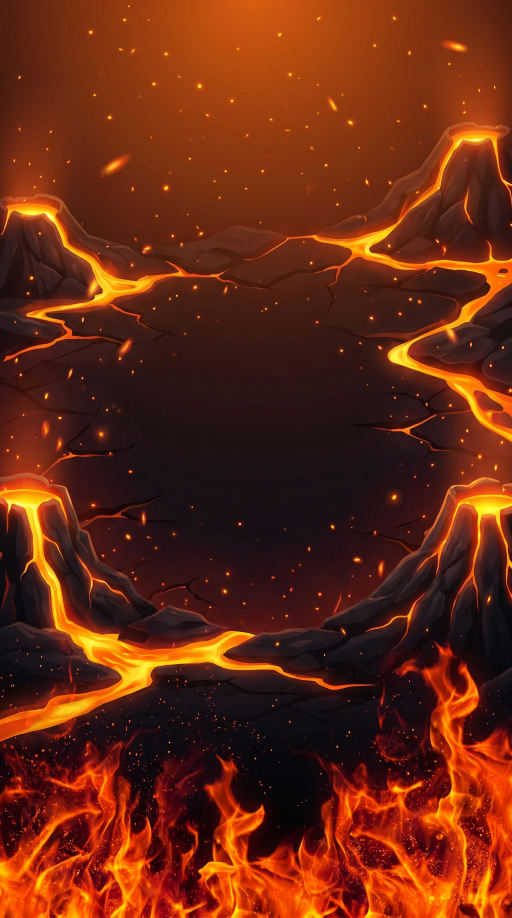
#> input picture assets/inferno-link-assets/raw/bg_inferno.png, 1536 x 2752 px (shown at 1/3 size)
$ python prep-assets.py
#> lines starting #> are read from the running program, lines starting #| are printed output that depends on the picture; after the words box and inside, x2 and y2 are one past the last pixel; in counts of white or black regions, pixels touching at a corner belong together
#!/usr/bin/env python3
"""
Inferno Link — asset prep / background removal.

Turns the raw Nano Banana art in assets/inferno-link-assets/raw/ into game-ready textures
under games/inferno-link/art/. Background removal is EDGE FLOOD-FILL (only white pixels
connected to the border are keyed) so interior highlights survive; flame wisps that fade to
white get a slightly higher threshold so the colored fire is kept. The background + reel
frame are flat scenes (frame keyed on white, bg resized to JPG). Shared UI buttons are
reused from the Fortune Wheel set.

  python3 games/inferno-link/tools/prep-assets.py

Idempotent. Requires Pillow + numpy.
"""
import os
import shutil

import numpy as np
from PIL import Image, ImageDraw, ImageFilter

HERE = os.path.dirname(os.path.abspath(__file__))
REPO = os.path.abspath(os.path.join(HERE, "..", "..", ".."))
RAW = os.path.join(REPO, "assets", "inferno-link-assets", "raw")
ART = os.path.join(REPO, "games", "inferno-link", "art")
WHEEL_UI = os.path.join(REPO, "games", "fortune-wheel", "art", "ui")

SENTINEL = (255, 0, 255)


def _key_white_edges(rgb: Image.Image, thresh: int = 55, erode: bool = True) -> Image.Image:
    work = rgb.convert("RGB").copy()
    w, h = work.size
    seeds = []
    step = max(8, min(w, h) // 28)
    for x in range(0, w, step):
        seeds += [(x, 0), (x, h - 1)]
    for y in range(0, h, step):
        seeds += [(0, y), (w - 1, y)]
    for s in seeds:
        px = work.getpixel(s)
        if px[0] > 205 and px[1] > 205 and px[2] > 205:
            ImageDraw.floodfill(work, s, SENTINEL, thresh=thresh)

    arr = np.asarray(work)
    bg = np.all(arr == np.array(SENTINEL), axis=-1)
    alpha = np.where(bg, 0, 255).astype(np.uint8)
    out = rgb.convert("RGBA")
    a = Image.fromarray(alpha, "L")
    if erode:
        a = a.filter(ImageFilter.MinFilter(3))   # drop the anti-aliased white fringe
    a = a.filter(ImageFilter.GaussianBlur(1.0))   # feather
    out.putalpha(a)
    return out


def _trim(img: Image.Image, pad: int = 6) -> Image.Image:
    bbox = img.split()[-1].getbbox()
    if not bbox:
        return img
    l, t, r, b = bbox
    l, t = max(0, l - pad), max(0, t - pad)
    r, b = min(img.width, r + pad), min(img.height, b + pad)
    return img.crop((l, t, r, b))


def _square(img: Image.Image, size: int) -> Image.Image:
    """Fit a sprite into a transparent SIZE×SIZE canvas (symbols share one cell box)."""
    s = _trim(img)
    scale = min(size / s.width, size / s.height)
    s = s.resize((max(1, round(s.width * scale)), max(1, round(s.height * scale))), Image.LANCZOS)
    canvas = Image.new("RGBA", (size, size), (0, 0, 0, 0))
    canvas.alpha_composite(s, ((size - s.width) // 2, (size - s.height) // 2))
    return canvas


def _fit_w(img: Image.Image, w: int) -> Image.Image:
    return img.resize((w, round(img.height * w / img.width)), Image.LANCZOS)


def _save(img: Image.Image, rel: str, **kw) -> None:
    path = os.path.join(ART, rel)
    os.makedirs(os.path.dirname(path), exist_ok=True)
    img.save(path, **kw)
    print(f"  {rel:<26} {img.size}")


SYMBOLS = ["gem_green", "gem_blue", "gem_purple", "gem_red", "bell", "coin", "seven", "wild", "fireball"]

SENT_OUT = (255, 0, 255)   # outer (white bg) sentinel
SENT_IN = (0, 255, 255)    # inner (dark window) sentinel


def _cut_frame(rgb: Image.Image):
    """Return (frame_with_transparent_center, window_fractions). The white background AND the
    dark inner window are both keyed to transparency, leaving only the ornate gold border —
    so a reel layer placed BEHIND the frame shows through the hole and symbols read as
    emerging from behind the border. window_fractions = (l, t, r, b) of the cut hole as
    fractions of the trimmed frame, for pixel-accurate grid alignment in Godot."""
    work = rgb.convert("RGB").copy()
    w, h = work.size
    step = max(8, min(w, h) // 28)
    for x in range(0, w, step):
        for y in (0, h - 1):
            px = work.getpixel((x, y))
            if px[0] > 205 and px[1] > 205 and px[2] > 205:
                ImageDraw.floodfill(work, (x, y), SENT_OUT, thresh=45)
    for y in range(0, h, step):
        for x in (0, w - 1):
            px = work.getpixel((x, y))
            if px[0] > 205 and px[1] > 205 and px[2] > 205:
                ImageDraw.floodfill(work, (x, y), SENT_OUT, thresh=45)
    # cut the dark inner window — flood-fill from several interior points so disconnected
    # dark sub-regions (e.g. the glossy top reflection band) all clear, stopping at the
    # bright gold border. Only seed on genuinely dark pixels so the gold is never eaten.
    for fx in (0.5, 0.3, 0.7):
        for fy in (0.5, 0.25, 0.4, 0.6, 0.75):
            sx, sy = int(w * fx), int(h * fy)
            px = work.getpixel((sx, sy))
            if px in (SENT_OUT, SENT_IN):
                continue
            if px[0] < 95 and px[1] < 95 and px[2] < 95:
                ImageDraw.floodfill(work, (sx, sy), SENT_IN, thresh=78)

    arr = np.asarray(work)
    outer = np.all(arr == np.array(SENT_OUT), axis=-1)
    inner = np.all(arr == np.array(SENT_IN), axis=-1)
    alpha = np.where(outer | inner, 0, 255).astype(np.uint8)

    rgba = rgb.convert("RGBA")
    a = Image.fromarray(alpha, "L").filter(ImageFilter.GaussianBlur(0.8))
    rgba.putalpha(a)

    # trim to the gold border's outer bbox, then express the hole as fractions of that.
    bbox = rgba.split()[-1].getbbox()
    rgba = rgba.crop(bbox)
    ys, xs = np.where(inner)
    hole = (xs.min() - bbox[0], ys.min() - bbox[1], xs.max() - bbox[0], ys.max() - bbox[1])
    fw, fh = rgba.size
    fracs = (hole[0] / fw, hole[1] / fh, hole[2] / fw, hole[3] / fh)
    return rgba, fracs


def main() -> None:
    for sub in ("bg", "ui", "symbols"):
        os.makedirs(os.path.join(ART, sub), exist_ok=True)

    # background: flat scene → 1080-wide JPG
    bg = Image.open(os.path.join(RAW, "bg_inferno.png")).convert("RGB")
#> bg is the input picture: PIL image 1536x2752 RGB; mean R, G, B 103.6, 40.4, 17.5
    _save(_fit_w(bg, 1080).convert("RGB"), "bg/bg_inferno.jpg", quality=88)
#|   bg/bg_inferno.jpg          (1080, 1935)

    # reel frame: cut the center to transparency so a reel layer shows through behind it.
    frame, fracs = _cut_frame(Image.open(os.path.join(RAW, "reel_frame.png")))
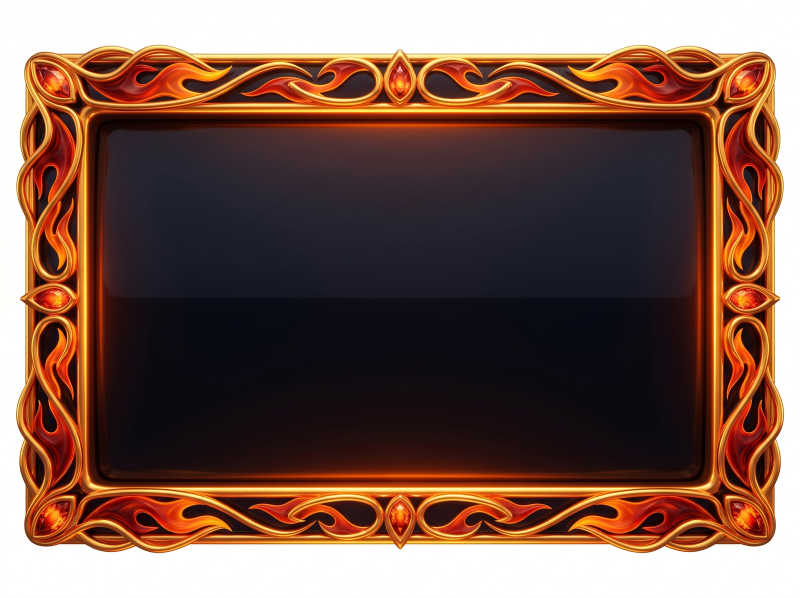
#> input picture assets/inferno-link-assets/raw/reel_frame.png, 2400 x 1792 px (shown at 1/3 size)
#> in _cut_frame, work is the input picture: PIL image 2400x1792 RGB; mean R, G, B 122.6, 90.9, 78.4
#> in _cut_frame, `outer = np.all(arr == np.array(SENT_OUT), axis=-1)`:
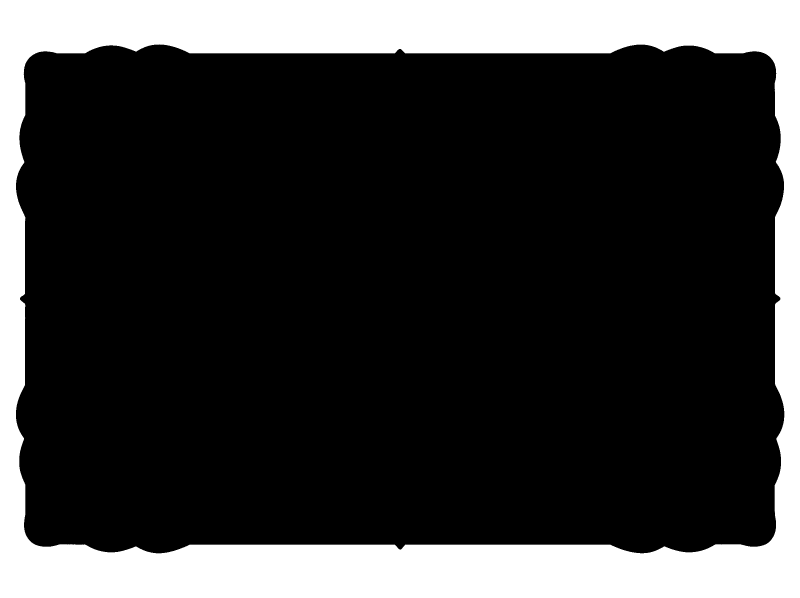
#> outer: shape (1792, 2400) bool (shown at 1/3 size); 21.9% white; 1 white region, box (x1, y1, x2, y2) and area: (0, 0, 2400, 1792) 943840
#> in _cut_frame, `inner = np.all(arr == np.array(SENT_IN), axis=-1)`: inner: shape (1792, 2400) bool; 44.8% white; 1 white region, box (x1, y1, x2, y2) and area: (268, 341, 2132, 1454) 1924938
#> in _cut_frame, `alpha = np.where(outer | inner, 0, 255).astype(np.uint8)`: alpha: shape (1792, 2400); 33.3% white; 5871 white regions (5785 under 20 px), largest, box (x1, y1, x2, y2) and area: (48, 133, 2353, 1660) 1359364, (289, 430, 355, 1171) 20060, (653, 362, 1734, 393) 18321
#> in _cut_frame, `bbox = rgba.split()[-1].getbbox()`: bbox = (46, 131, 2355, 1662)
#> in _cut_frame, `rgba = rgba.crop(bbox)`:
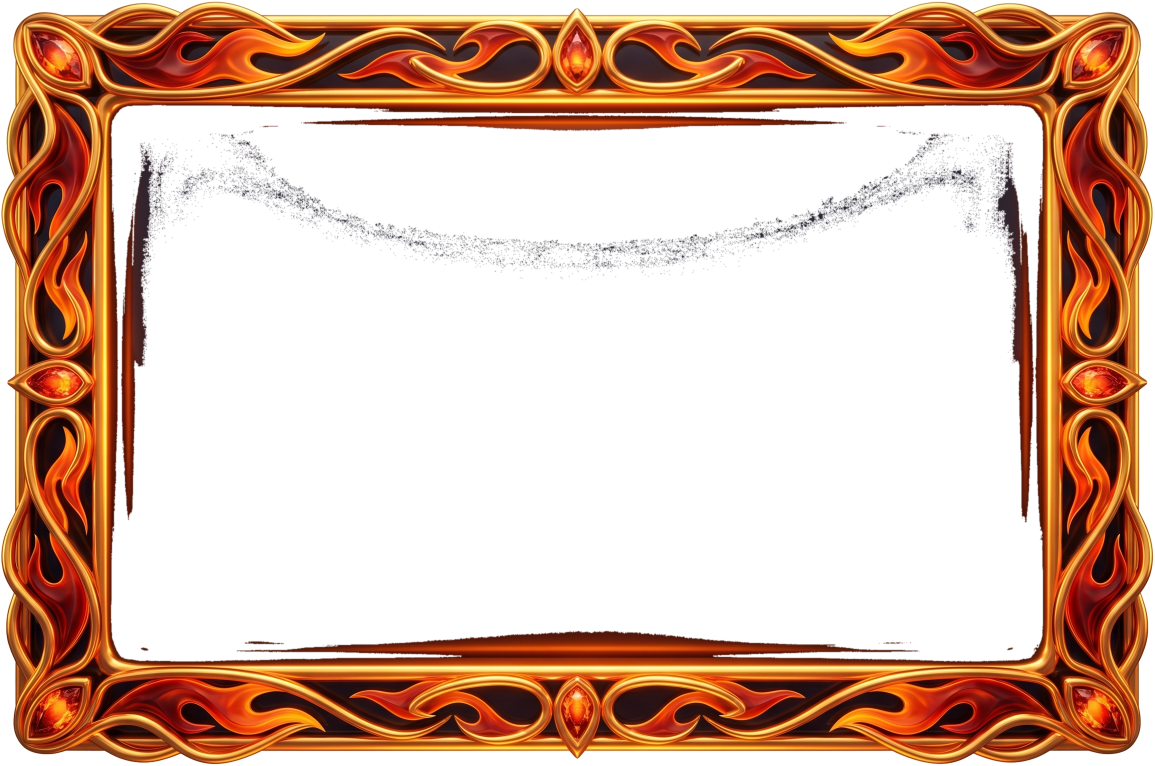
#> rgba: PIL image 2309x1531 RGBA (shown at 1/2 size); mean R, G, B, A 94, 55.4, 40.2, 103.3; transparent parts drawn white
#> in _cut_frame, `hole = (xs.min() - bbox[0], ys.min() - bbox[1], xs.max() - bbox[0], ys..`: hole = (222, 210, 2085, 1322)
#> in _cut_frame, `fracs = (hole[0] / fw, hole[1] / fh, hole[2] / fw, hole[3] / fh)`: fracs = (0.0961, 0.137, 0.903, 0.863)
    _save(_fit_w(frame, 980), "ui/reel_frame.png")
#|   ui/reel_frame.png          (980, 650)
    print(f"  >>> reel_frame window fractions (l,t,r,b): "
          f"{fracs[0]:.4f}, {fracs[1]:.4f}, {fracs[2]:.4f}, {fracs[3]:.4f}")
#|   >>> reel_frame window fractions (l,t,r,b): 0.0961, 0.1372, 0.9030, 0.8635

    # tall bonus frame (5×6 hold-and-spin board): same cutout treatment
    bframe, bfracs = _cut_frame(Image.open(os.path.join(RAW, "bonus_frame.png")))
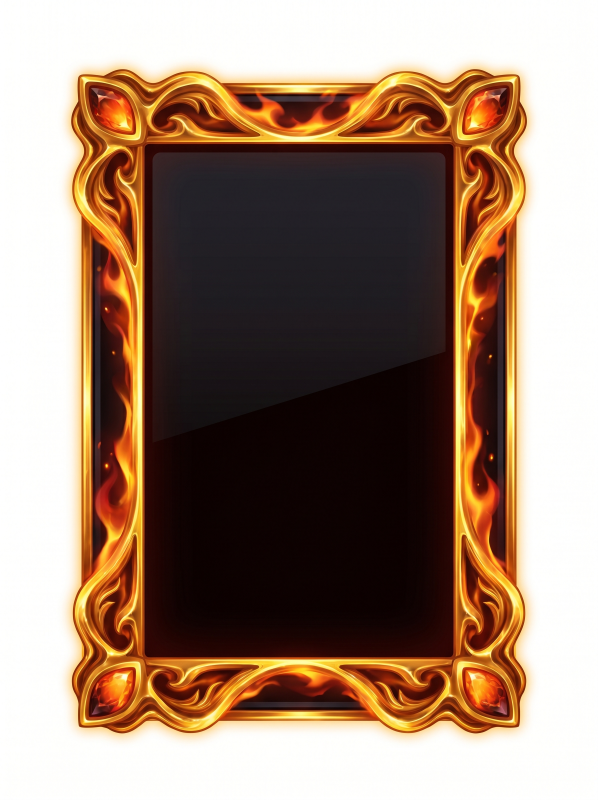
#> input picture assets/inferno-link-assets/raw/bonus_frame.png, 1792 x 2400 px (shown at 1/3 size)
#> in _cut_frame, work is the input picture: PIL image 1792x2400 RGB; mean R, G, B 157.3, 131.7, 113.2
#> after the loop in _cut_frame (call 2), `for fx in (0.5, 0.3, 0.7):`:
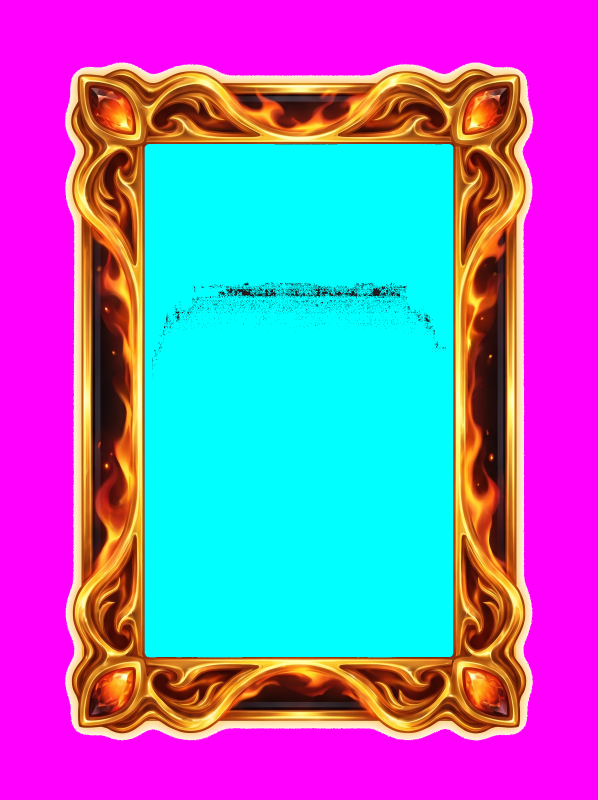
#> work: PIL image 1792x2400 RGB (shown at 1/3 size); mean R, G, B 148.7, 116.9, 192.8
#> in _cut_frame (call 2), `outer = np.all(arr == np.array(SENT_OUT), axis=-1)`: outer: shape (2400, 1792) bool; 36.9% white; 1 white region, box (x1, y1, x2, y2) and area: (0, 0, 1792, 2400) 1588509
#> in _cut_frame (call 2), `inner = np.all(arr == np.array(SENT_IN), axis=-1)`: inner: shape (2400, 1792) bool; 32.8% white; 1 white region, box (x1, y1, x2, y2) and area: (434, 432, 1360, 1972) 1412082
#> in _cut_frame (call 2), `alpha = np.where(outer | inner, 0, 255).astype(np.uint8)`: alpha: shape (2400, 1792); 30.2% white; 3044 white regions (2991 under 20 px), largest, box (x1, y1, x2, y2) and area: (194, 186, 1601, 2222) 1287045, (700, 862, 829, 894) 1739, (1102, 857, 1197, 894) 1199
#> in _cut_frame (call 2), `rgba.putalpha(a)`:
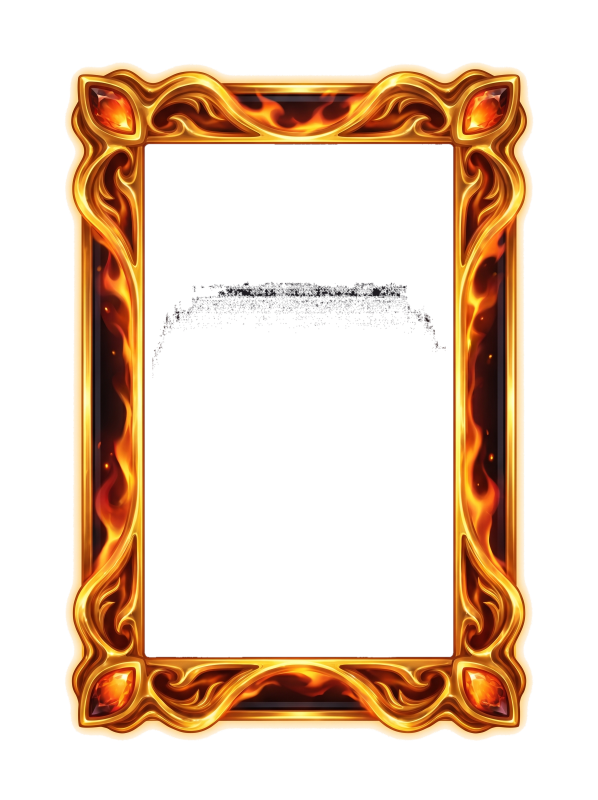
#> rgba: PIL image 1792x2400 RGBA (shown at 1/3 size); mean R, G, B, A 157.3, 131.7, 113.2, 77.1; transparent parts drawn white
#> in _cut_frame (call 2), `bbox = rgba.split()[-1].getbbox()`: bbox = (192, 184, 1603, 2225)
#> in _cut_frame (call 2), `hole = (xs.min() - bbox[0], ys.min() - bbox[1], xs.max() - bbox[0], ys..`: hole = (242, 248, 1167, 1787)
#> in _cut_frame (call 2), `fracs = (hole[0] / fw, hole[1] / fh, hole[2] / fw, hole[3] / fh)`: fracs = (0.172, 0.122, 0.827, 0.876)
    _save(_fit_w(bframe, 820), "ui/bonus_frame.png")
#> call 3 of _fit_w, with w = 820
#> in _fit_w (call 3), `return img.resize((w, round(img.height * w / img.width)), Image.LANCZOS)`:
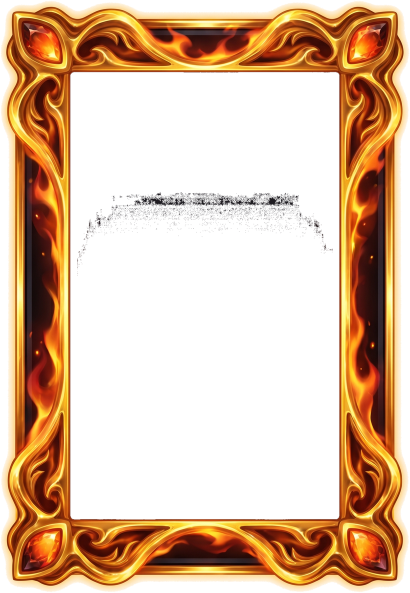
#> returned value: PIL image 820x1186 RGBA (shown at 1/2 size); mean R, G, B, A 84.2, 51.9, 24.5, 115.1; transparent parts drawn white
#|   ui/bonus_frame.png         (820, 1186)
    print(f"  >>> bonus_frame window fractions (l,t,r,b): "
          f"{bfracs[0]:.4f}, {bfracs[1]:.4f}, {bfracs[2]:.4f}, {bfracs[3]:.4f}")
#|   >>> bonus_frame window fractions (l,t,r,b): 0.1715, 0.1215, 0.8271, 0.8756

    # symbols: keyed + boxed to a common 256 cell (flames need a softer key, no erode)
    for name in SYMBOLS:
        soft = name in ("seven", "wild", "fireball", "bell")
#> (the run stopped early here; a loop or call above may not have finished)
